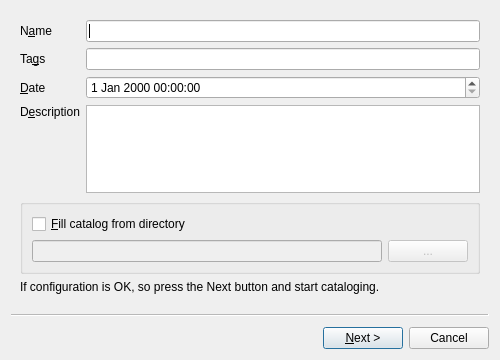
<?xml version="1.0" encoding="UTF-8"?>
<ui version="4.0">
 <class>createCatalogWizard</class>
 <widget class="QWizard" name="createCatalogWizard">
  <property name="windowTitle">
   <string>Create Catalog Wizard</string>
  </property>
  <property name="windowIcon">
   <iconset resource="QtRc.qrc">
    <normaloff>:/image/images/catalog_new.png</normaloff>:/image/images/catalog_new.png</iconset>
  </property>
  <property name="locale">
   <locale language="English" country="UnitedKingdom"/>
  </property>
  <property name="options">
   <set>QWizard::DisabledBackButtonOnLastPage|QWizard::NoBackButtonOnStartPage</set>
  </property>
  <widget class="QWizardPage" name="wizardPage1">
   <layout class="QGridLayout" name="gridLayout_2">
    <item row="0" column="0" colspan="2">
     <widget class="QLabel" name="labelName">
      <property name="text">
       <string>N&amp;ame</string>
      </property>
      <property name="buddy">
       <cstring>lineName</cstring>
      </property>
     </widget>
    </item>
    <item row="0" column="2">
     <widget class="QLineEdit" name="lineName"/>
    </item>
    <item row="1" column="0">
     <widget class="QLabel" name="labelTags">
      <property name="text">
       <string>Ta&amp;gs</string>
      </property>
      <property name="buddy">
       <cstring>lineTags</cstring>
      </property>
     </widget>
    </item>
    <item row="1" column="2">
     <widget class="QLineEdit" name="lineTags"/>
    </item>
    <item row="2" column="0">
     <widget class="QLabel" name="labelDate">
      <property name="text">
       <string>&amp;Date</string>
      </property>
      <property name="buddy">
       <cstring>dateTimeEdit</cstring>
      </property>
     </widget>
    </item>
    <item row="2" column="2">
     <widget class="QDateTimeEdit" name="dateTimeEdit"/>
    </item>
    <item row="3" column="0" colspan="2">
     <widget class="QLabel" name="labelDesc">
      <property name="text">
       <string>D&amp;escription</string>
      </property>
      <property name="buddy">
       <cstring>lineDesc</cstring>
      </property>
     </widget>
    </item>
    <item row="3" column="2" rowspan="2">
     <widget class="QTextEdit" name="lineDesc"/>
    </item>
    <item row="4" column="1">
     <spacer name="verticalSpacer">
      <property name="orientation">
       <enum>Qt::Vertical</enum>
      </property>
      <property name="sizeHint" stdset="0">
       <size>
        <width>13</width>
        <height>58</height>
       </size>
      </property>
     </spacer>
    </item>
    <item row="5" column="0" colspan="3">
     <widget class="QGroupBox" name="groupBox">
      <layout class="QGridLayout" name="gridLayout">
       <item row="1" column="0">
        <widget class="QLineEdit" name="lineDirPath">
         <property name="enabled">
          <bool>false</bool>
         </property>
        </widget>
       </item>
       <item row="0" column="0">
        <widget class="QCheckBox" name="directoryCheck">
         <property name="text">
          <string>&amp;Fill catalog from directory</string>
         </property>
        </widget>
       </item>
       <item row="1" column="1">
        <widget class="QPushButton" name="buttonChoseDir">
         <property name="enabled">
          <bool>false</bool>
         </property>
         <property name="text">
          <string notr="true">...</string>
         </property>
        </widget>
       </item>
      </layout>
     </widget>
    </item>
    <item row="6" column="0" colspan="3">
     <widget class="QLabel" name="labelReady">
      <property name="text">
       <string>If configuration is OK, so press the Next button and start cataloging.</string>
      </property>
     </widget>
    </item>
   </layout>
  </widget>
  <widget class="QWizardPage" name="wizardPage2">
   <layout class="QVBoxLayout" name="verticalLayout">
    <item>
     <widget class="QLabel" name="labelprogress">
      <property name="text">
       <string>Cataloging is started</string>
      </property>
     </widget>
    </item>
    <item>
     <widget class="QProgressBar" name="progressBar">
      <property name="value">
       <number>24</number>
      </property>
     </widget>
    </item>
    <item>
     <widget class="QLabel" name="labelStat">
      <property name="enabled">
       <bool>true</bool>
      </property>
      <property name="text">
       <string>Operation finished.

Press Finish button.</string>
      </property>
     </widget>
    </item>
   </layout>
  </widget>
 </widget>
 <tabstops>
  <tabstop>lineName</tabstop>
  <tabstop>lineTags</tabstop>
  <tabstop>dateTimeEdit</tabstop>
  <tabstop>lineDesc</tabstop>
  <tabstop>directoryCheck</tabstop>
  <tabstop>buttonChoseDir</tabstop>
  <tabstop>lineDirPath</tabstop>
 </tabstops>
 <resources>
  <include location="QtRc.qrc"/>
 </resources>
 <connections>
  <connection>
   <sender>directoryCheck</sender>
   <signal>toggled(bool)</signal>
   <receiver>lineDirPath</receiver>
   <slot>setEnabled(bool)</slot>
   <hints>
    <hint type="sourcelabel">
     <x>228</x>
     <y>174</y>
    </hint>
    <hint type="destinationlabel">
     <x>228</x>
     <y>200</y>
    </hint>
   </hints>
  </connection>
  <connection>
   <sender>directoryCheck</sender>
   <signal>toggled(bool)</signal>
   <receiver>buttonChoseDir</receiver>
   <slot>setEnabled(bool)</slot>
   <hints>
    <hint type="sourcelabel">
     <x>228</x>
     <y>174</y>
    </hint>
    <hint type="destinationlabel">
     <x>465</x>
     <y>200</y>
    </hint>
   </hints>
  </connection>
 </connections>
</ui>
